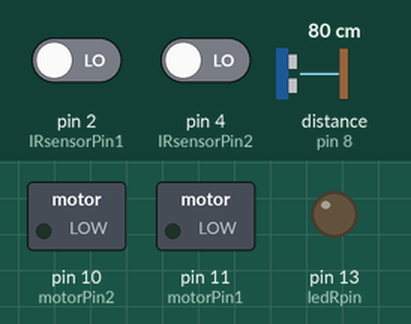
The sketch below on a simulated Arduino Uno, built with avr-gcc and run on an emulated ATmega328P. Parts: switched loads named in the sketch (green lamp = pin HIGH), output pins drawn as LEDs (lit = HIGH). Wiring (inferred from the names in the program): ultrasonic range finder: trigger pin 12; echo pin 8. Dashed ring = blinking. The test bench sets the inputs (shaded band); at power-on: pin 2 (IRsensorPin1) LOW, distance to the obstacle (sensor on pin 8) 80 cm, pin 4 (IRsensorPin2) LOW. The echo pulse lasts 58.3 µs per cm; pins used as bus, display or sensor lines are not drawn; what the sketch prints to the serial monitor is not drawn.

Above: at 1.2 s.
1.3 s: pin 2 (IRsensorPin1) driven HIGH
At 1.7 s:
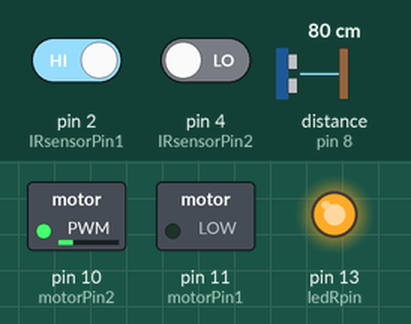
4.3 s: distance to the obstacle (sensor on pin 8) set to 2 cm
7.3 s: distance to the obstacle (sensor on pin 8) set to 18 cm
10.3 s: pin 4 (IRsensorPin2) driven HIGH
At 11.2 s:
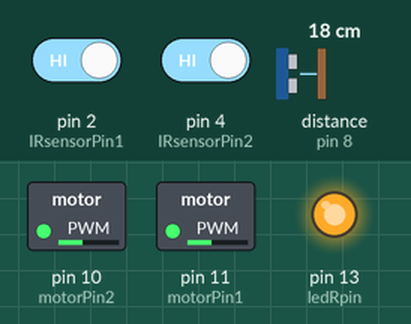
11.8 s: pin 2 (IRsensorPin1) driven LOW
Timing chart, 0 to 45.7 s (numbered marks = the images above; inputs shaded):
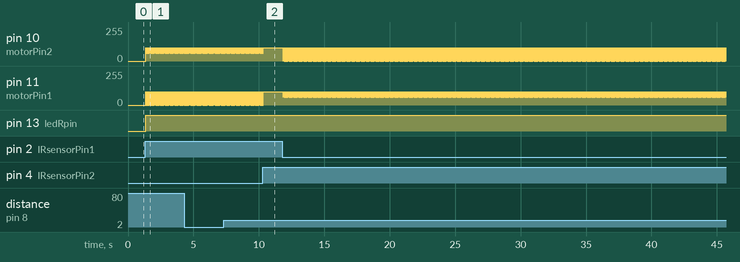

The sketch:

car_IR_Ultrasonic.ino
```cpp
int motorPin1 = 11; //motor connected to pin 11
int motorPin2 = 10; //motor connected to pin 10
int IRsensorPin1 = 2;  // IR sensor 1 is connected to the 2 pin of the arduino
int IRsensorPin2 =  4; // IR sensor 2 is connected to the 4 pin of the arduino
const int trigPin =12; //Trigger pin of the ultrasonic is connected to 12 pin of the arduino
const int echoPin =8; //Echo pin of the ultrasonic is connected to 8 pin of the arduino

int ledRpin =13; // Led is connected to 13 pin of the arduino


int IRsensorValue1;
int IRsensorValue2;
long duration, distancecm;

void setup() {
  // initialize serial communications at 9600 bps:
  Serial.begin(9600);
 // pinMode(out, OUTPUT);
   pinMode(motorPin1, OUTPUT);
   pinMode(motorPin2, OUTPUT);
   pinMode(ledRpin, OUTPUT);
   pinMode(trigPin, OUTPUT);
   pinMode(echoPin, INPUT);


}

void loop() {
  digitalWrite(trigPin, LOW);
 delayMicroseconds(4);
 digitalWrite(trigPin,HIGH);
 delayMicroseconds(8);
 digitalWrite(trigPin,LOW);
 duration = pulseIn(echoPin, HIGH);
 distancecm =(duration/2)/29.1;
 Serial.print(distancecm);
 Serial.println("cm");

 /* Ultrasonic sensor code starts */

 //https://www.instructables.com/id/Simple-Arduino-and-HC-SR04-Example/
 //https://www.tutorialspoint.com/arduino/arduino_ultrasonic_sensor.htm

  IRsensorValue1 = digitalRead(IRsensorPin1); //reads the digital value of IR sensor 1
  IRsensorValue2 = digitalRead(IRsensorPin2); //reads the digital value of IR sensor 2

  Serial.print(" IR sensor 1 = " );
  Serial.println(IRsensorValue1); // prints the IR sensor 1  value
  Serial.print("IR sensor 2 = " );
  Serial.println(IRsensorValue2); // prints the IR sensor 2  value
 if(distancecm <=20)
 {
  digitalWrite(ledRpin,LOW);
  //robo car stops
  analogWrite(motorPin1, 0);
  analogWrite(motorPin2, 0);
 }


 /* Ultrasonic sensor code ends */


/* IR sensor code starts */


 /* IR sensor 1  and IR sensor 2*/


  if((IRsensorValue1 == 1) && (IRsensorValue2 == 1))
{
  digitalWrite(ledRpin,HIGH);
 //robo car moves forward
analogWrite(motorPin1, 100); //rotate motor 1
analogWrite(motorPin2, 100); //rotate motor 2
}

if ((IRsensorValue1 == 1) && (IRsensorValue2 == 0))
 {

 digitalWrite(ledRpin,HIGH);
  // robo car turns left
  analogWrite(motorPin1, 0); //rotate motor 1
  analogWrite(motorPin2, 60);  //stops the motor 2

  delay(30);
  analogWrite(motorPin1, 100); //rotate motor 1
 analogWrite(motorPin2, 100); //rotate motor 2

 }

 if ((IRsensorValue1 == 0) && (IRsensorValue2 == 1))
 {
  digitalWrite(ledRpin,HIGH);
 //robo car turns right
  analogWrite(motorPin2, 0); //rotate motor 2
  analogWrite(motorPin1, 60); //stops the motor 1
  delay(30);
  analogWrite(motorPin1, 100); //rotate motor 1
 analogWrite(motorPin2, 100); //rotate motor 2

 }

if((IRsensorValue1 == 0) && (IRsensorValue2 == 0))
  {
  //robo car stops
  digitalWrite(ledRpin,LOW);
  analogWrite(motorPin1, 0); //stops motor 1
  analogWrite(motorPin2, 0); //stops motor 2
    //robo car stops
  }


/* IR sensor code ends */


}
```

Measured:
- after the input at 1.3 s, pin 10 (motorPin2): alternates 100/255 for 0.01 s and 60/255 for 0.03 s, starting after 0.05 s; pin 11 (motorPin1): alternates 100/255 for 0.01 s and 0/255 for 0.03 s, starting after 0.08 s; pin 13 (ledRpin): LOW → HIGH after 0.05 s
- after the input at 10.3 s, pin 10 (motorPin2): 100/255 → 60/255 at once, → 100/255 0.03 s later; pin 11 (motorPin1): goes on until 10.3 s, then stays 100/255
